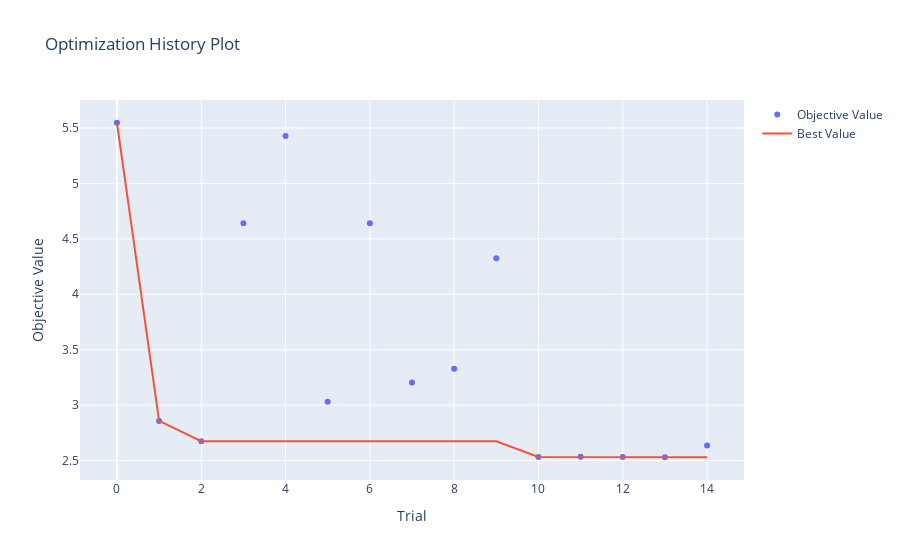
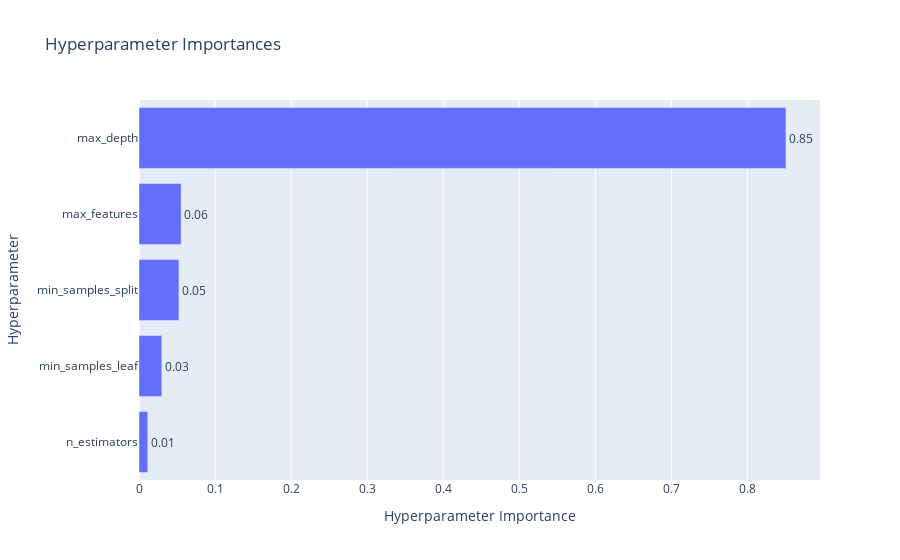

Write notebook code for charts like these, in order.
### Code cell
vis.plot_optimization_history(study_rf).show()
vis.plot_param_importances(study_rf).show()

### Figure 1 — Plotly figure (JSON) as saved in the notebook; plotly's stock layout.template omitted (floating-point values rounded to 4 significant figures)
{"data": [{"mode": "markers", "name": "Objective Value", "x": [0, 1, 2, 3, 4, 5, 6, 7, 8, 9, 10, 11, 12, 13, 14], "y": [5.547, 2.858, 2.675, 4.64, 5.428, 3.031, 4.641, 3.203, 3.329, 4.325, 2.532, 2.533, 2.532, 2.53, 2.635], "type": "scatter"}, {"mode": "lines", "name": "Best Value", "x": [0, 1, 2, 3, 4, 5, 6, 7, 8, 9, 10, 11, 12, 13, 14], "y": [5.547, 2.858, 2.675, 2.675, 2.675, 2.675, 2.675, 2.675, 2.675, 2.675, 2.532, 2.532, 2.532, 2.53, 2.53], "type": "scatter"}, {"marker": {"color": "#cccccc"}, "mode": "markers", "name": "Infeasible Trial", "showlegend": false, "x": [], "y": [], "type": "scatter"}], "layout": {"title": {"text": "Optimization History Plot"}, "xaxis": {"title": {"text": "Trial"}}, "yaxis": {"title": {"text": "Objective Value"}}}}

### Figure 2 — Plotly figure (JSON) as saved in the notebook; plotly's stock layout.template omitted (floating-point values rounded to 4 significant figures)
{"data": [{"cliponaxis": false, "hovertemplate": ["n_estimators (IntDistribution): 0.011560793696765123<extra></extra>", "min_samples_leaf (IntDistribution): 0.029950224266918176<extra></extra>", "min_samples_split (IntDistribution): 0.05249503683529149<extra></extra>", "max_features (CategoricalDistribution): 0.055430771159484325<extra></extra>", "max_depth (IntDistribution): 0.8505631740415409<extra></extra>"], "name": "Objective Value", "orientation": "h", "text": ["0.01", "0.03", "0.05", "0.06", "0.85"], "textposition": "outside", "x": [0.01156, 0.02995, 0.0525, 0.05543, 0.8506], "y": ["n_estimators", "min_samples_leaf", "min_samples_split", "max_features", "max_depth"], "type": "bar"}], "layout": {"title": {"text": "Hyperparameter Importances"}, "xaxis": {"title": {"text": "Hyperparameter Importance"}}, "yaxis": {"title": {"text": "Hyperparameter"}}}}
